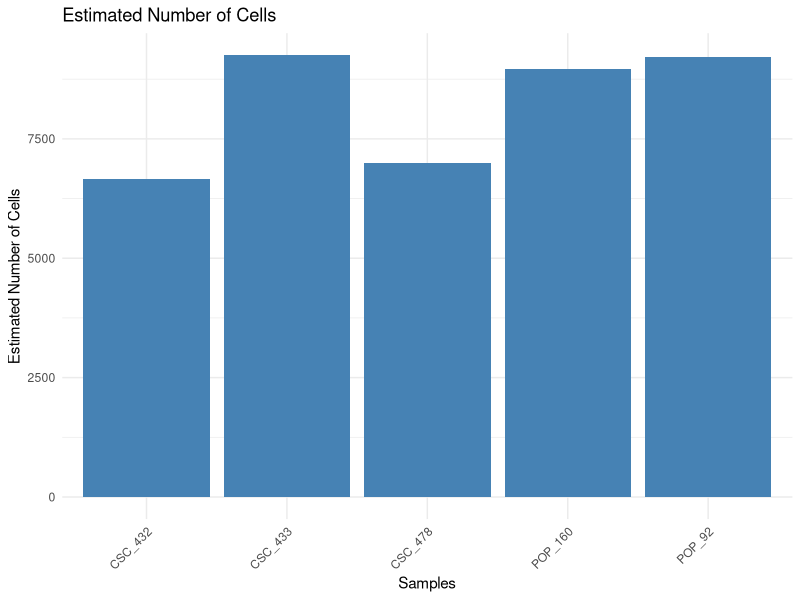
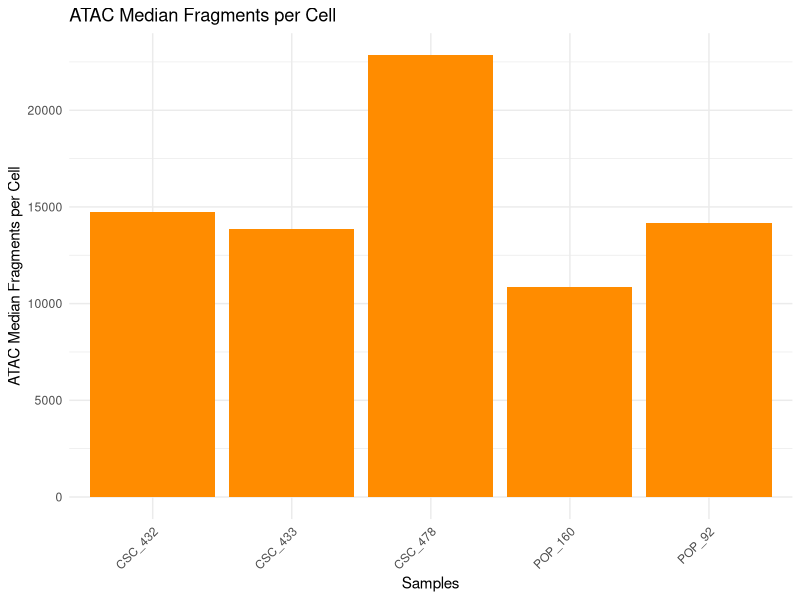
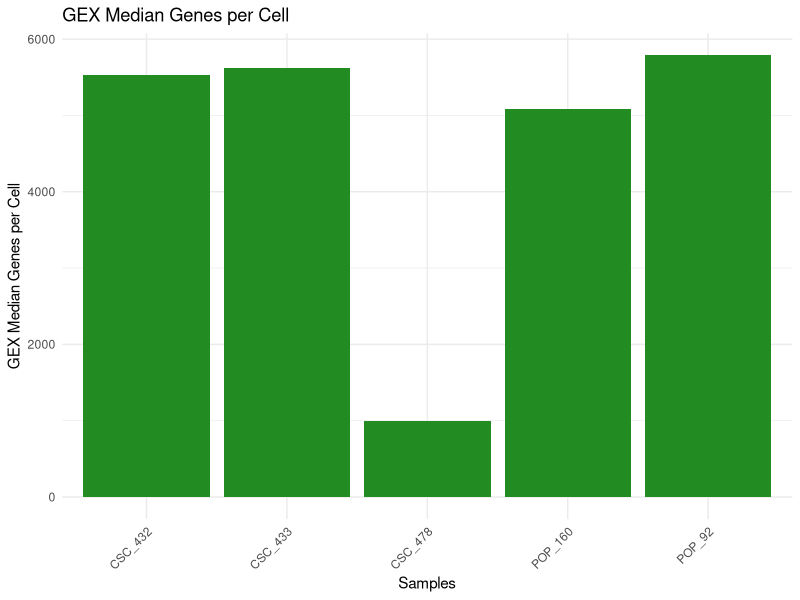
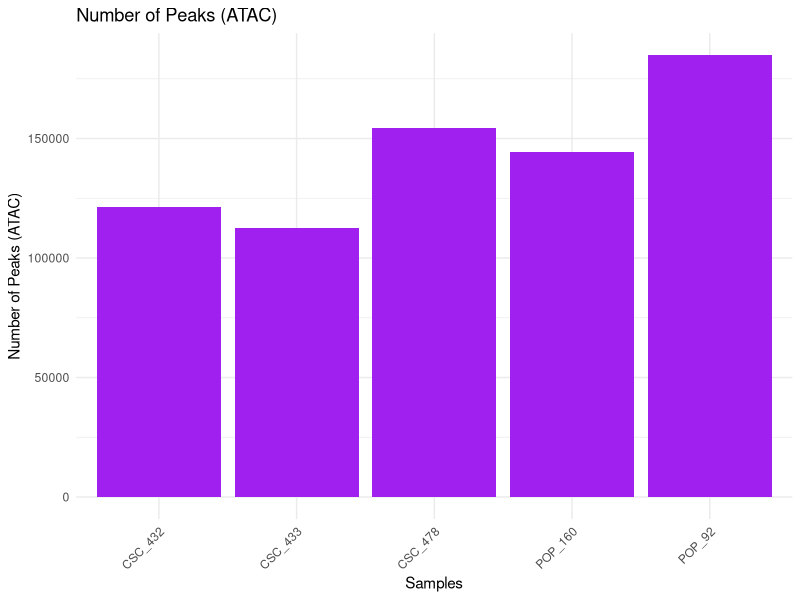

The R script that drew these images, in order:
# Load necessary libraries
library(ggplot2)

# Create a data frame with the data
data <- data.frame(
  Samples = c("CSC_432", "CSC_433", "CSC_478", "POP_92", "POP_160"),
  Estimated_Number_of_Cells = c(6662, 9250, 6993, 9218, 8955),
  ATAC_Median_Fragments_per_Cell = c(14722, 13866, 22841, 14158, 10876),
  GEX_Median_Genes_per_Cell = c(5524, 5623, 999, 5788, 5089),
  Number_of_Peaks_ATAC = c(121403, 112768, 154393, 184828, 144236)
)

# Plot 1: Estimated Number of Cells
ggplot(data, aes(x = Samples, y = Estimated_Number_of_Cells)) +
  geom_bar(stat = "identity", fill = "steelblue") +
  labs(
    title = "Estimated Number of Cells",
    x = "Samples",
    y = "Estimated Number of Cells"
  ) +
  theme_minimal() +
  theme(axis.text.x = element_text(angle = 45, hjust = 1))

# Plot 2: ATAC Median Fragments per Cell
ggplot(data, aes(x = Samples, y = ATAC_Median_Fragments_per_Cell)) +
  geom_bar(stat = "identity", fill = "darkorange") +
  labs(
    title = "ATAC Median Fragments per Cell",
    x = "Samples",
    y = "ATAC Median Fragments per Cell"
  ) +
  theme_minimal() +
  theme(axis.text.x = element_text(angle = 45, hjust = 1))

# Plot 3: GEX Median Genes per Cell
ggplot(data, aes(x = Samples, y = GEX_Median_Genes_per_Cell)) +
  geom_bar(stat = "identity", fill = "forestgreen") +
  labs(
    title = "GEX Median Genes per Cell",
    x = "Samples",
    y = "GEX Median Genes per Cell"
  ) +
  theme_minimal() +
  theme(axis.text.x = element_text(angle = 45, hjust = 1))

# Plot 4: Number of Peaks (ATAC)
ggplot(data, aes(x = Samples, y = Number_of_Peaks_ATAC)) +
  geom_bar(stat = "identity", fill = "purple") +
  labs(
    title = "Number of Peaks (ATAC)",
    x = "Samples",
    y = "Number of Peaks (ATAC)"
  ) +
  theme_minimal() +
  theme(axis.text.x = element_text(angle = 45, hjust = 1))
